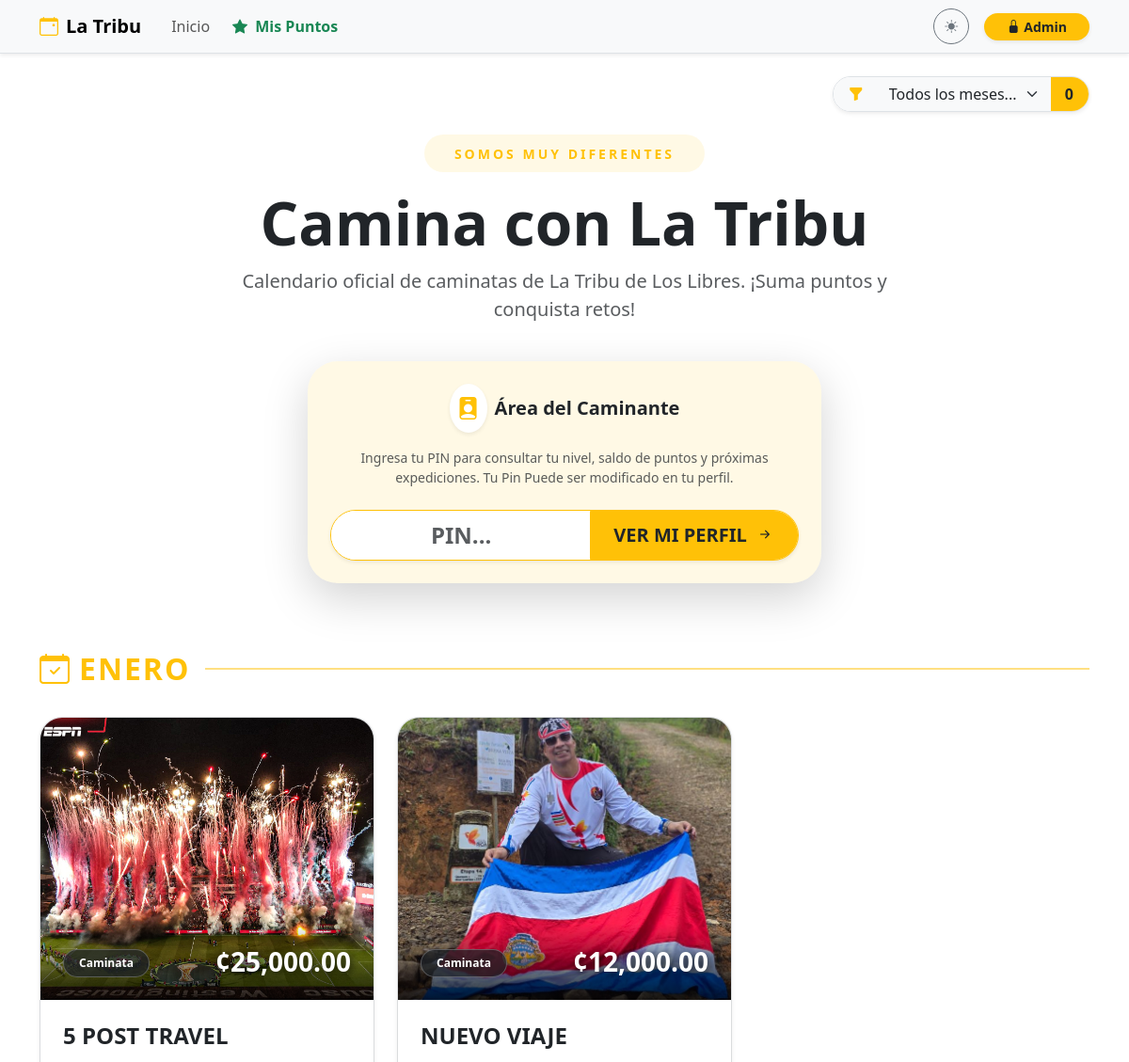
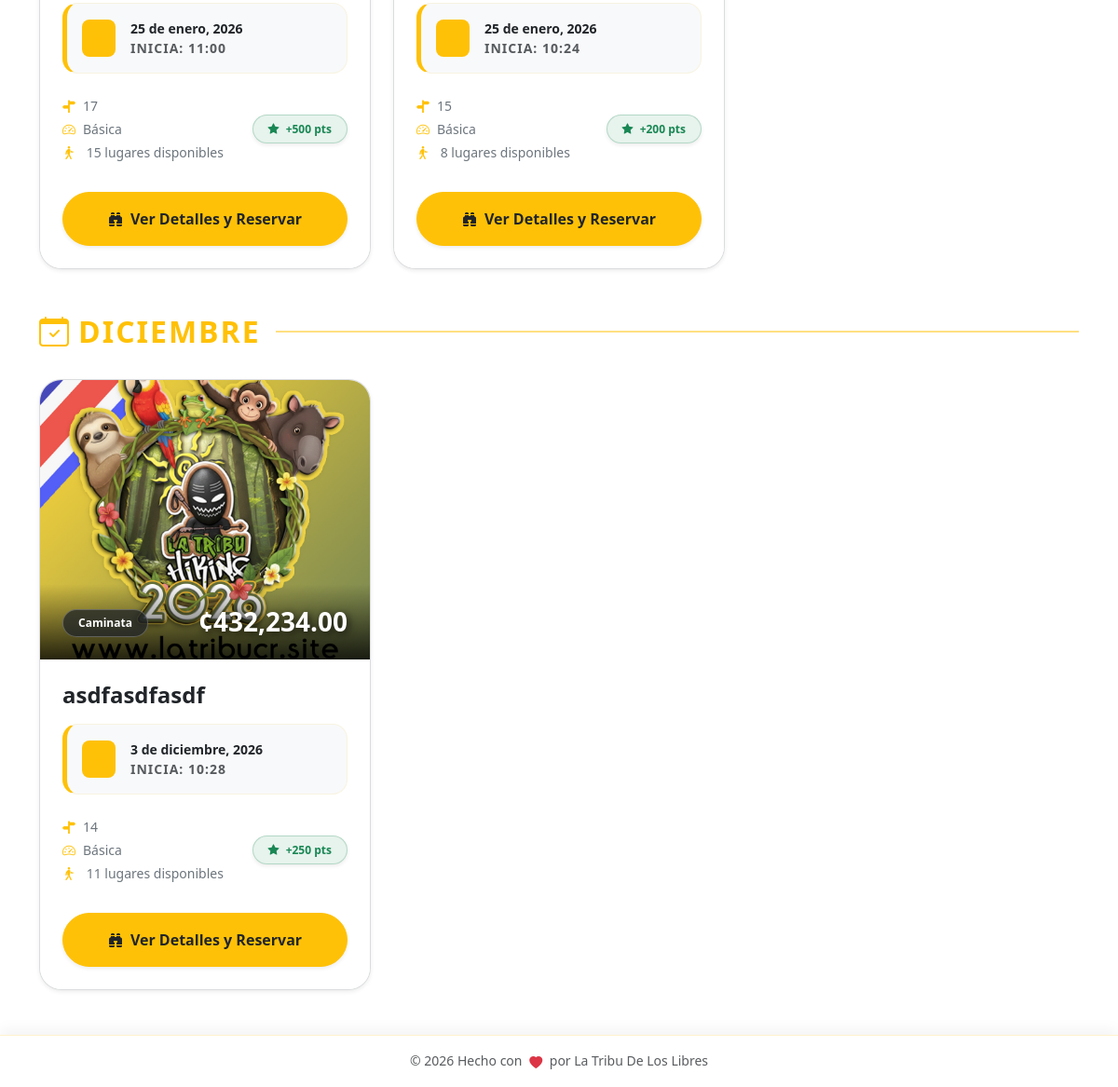
The page / on the database its author committed (2 pictures, top to bottom).
### db.py (models this page shows)
class Event(db.Model):
    __tablename__ = 'event'
    id = db.Column(db.Integer, primary_key=True)
    title = db.Column(db.String(100), nullable=False)
    flyer = db.Column(db.String(120)) # Nombre del archivo de imagen física
    currency = db.Column(db.String(5), default='¢')
    price = db.Column(db.Float, nullable=False)
    reservation_fee = db.Column(db.String(50)) # Texto descriptivo ej: "5000 colones"
    points_reward = db.Column(db.Integer, default=10) # Puntos base que otorga el evento
    activity_type = db.Column(db.String(50)) # Caminata, Camping, Taller, etc.
    difficulty = db.Column(db.String(50))
    distance = db.Column(db.String(50))
    duration_days = db.Column(db.Integer, default=1)
    event_date = db.Column(db.Date, nullable=False)
    end_date = db.Column(db.Date) # Para expediciones de varios días
    departure_point = db.Column(db.String(150))
    departure_time = db.Column(db.String(20))
    pickup_point = db.Column(db.String(200))
    capacity = db.Column(db.Integer, default=0)
    description = db.Column(db.Text)
    status = db.Column(db.String(20), default='Activa') # Activa, Suspendido, Se Traslado, Oculto
    moved_date = db.Column(db.Date) # Nueva fecha en caso de reprogramación
    bookings = db.relationship('Booking', backref='event', lazy=True, cascade="all, delete-orphan")

### rutas.py (the view)
@main_bp.route('/')
def home():
    search_month = request.args.get('search_month', type=int)
    today = (datetime.now(timezone.utc).replace(tzinfo=None) - timedelta(hours=6)).date()
    query = Event.query
    if search_month:
        query = query.filter(extract('month', Event.event_date) == search_month)
    if not (current_user.is_authenticated and current_user.is_superuser):
        query = query.filter(Event.event_date >= today)
    events = query.order_by(Event.event_date.asc()).all()
    return render_template('home.html', events=events)

### templates/home.html (shortened to what this page needs)
{% extends "base.html" %}
{% block content %}
{% set meses = ['', 'enero', 'febrero', 'marzo', 'abril', 'mayo', 'junio', 'julio', 'agosto', 'septiembre', 'octubre', 'noviembre', 'diciembre'] %}
<div class="row align-items-center mb-4 animate__animated animate__fadeIn">
    <div class="col-lg-12 text-center">
        <div class="d-inline-block p-2 bg-warning bg-opacity-10 rounded-pill mb-3">
            <span class="text-warning fw-bold small px-4 text-uppercase" style="letter-spacing: 3px;">Somos muy Diferentes</span>
        </div>
        <h1 class="display-3 fw-bold mb-0">Camina con La Tribu</h1>
        <p class="lead text-muted mt-2 mx-auto" style="max-width: 700px;">
            Calendario oficial de caminatas de La Tribu de Los Libres. ¡Suma puntos y conquista retos!
        </p>
    </div>
</div>
<div class="row justify-content-center mb-5 animate__animated animate__fadeInUp" style="animation-delay: 0.2s;">
    <div class="col-md-8 col-lg-6">
        <div class="card border-0 shadow-lg rounded-5 overflow-hidden position-relative">
            <div class="position-absolute top-0 start-0 w-100 h-100 bg-warning bg-opacity-10" style="z-index: 0;"></div>
            <div class="card-body p-4 text-center position-relative" style="z-index: 1;">
                <div class="d-flex justify-content-center align-items-center mb-3">
                    <div class="bg-white p-2 rounded-circle shadow-sm me-2 text-warning">
                        <i class="bi bi-person-badge-fill fs-4"></i>
                    </div>
                    <h5 class="fw-bold mb-0 text-dark">Área del Caminante</h5>
                </div>
                <p class="text-muted small mb-4">
                    Ingresa tu PIN para consultar tu nivel, saldo de puntos y próximas expediciones. Tu Pin Puede ser modificado en tu perfil.
                </p>
                <div class="input-group input-group-lg shadow-sm rounded-pill overflow-hidden border border-warning bg-white">
                    <input type="text" id="quickPinInput" class="form-control border-0 text-center fw-bold text-primary fs-4" placeholder="PIN..." maxlength="6">
                    <button class="btn btn-warning fw-bold text-dark px-4 transition-hover" type="button" onclick="goToProfileQuick()">
                        <span class="ver-text">VER </span>MI PERFIL <i class="bi bi-arrow-right-short ms-1"></i>
                    </button>
                </div>
            </div>
        </div>
    </div>
</div>
<div class="row g-4">
    {% if events %}
        {% set last_month = namespace(value=none) %}
        {% for event in events %}
            {% if last_month.value != event.event_date.month %}
                <div class="col-12 mt-5 mb-2 animate__animated animate__fadeIn">
                    <div class="d-flex align-items-center gap-3">
                        <h2 class="fw-bold text-warning mb-0 text-uppercase" style="letter-spacing: 2px;">
                            <i class="bi bi-calendar-check me-2"></i>{{ meses[event.event_date.month] }}
                        </h2>
                        <div class="flex-grow-1">
                            <hr class="border-warning border-2 opacity-50 my-0">
                        </div>
                    </div>
                </div>
                {% set last_month.value = event.event_date.month %}
            {% endif %}
            {% set ocupados = event.bookings | selectattr("status", "equalto", "Activo") | list | length %}
            {% set disponibles = event.capacity - ocupados %}
            {% set es_pasado = event.event_date < now.date() %}
            <div class="col-md-6 col-lg-4">
                <div class="card h-100 shadow-sm border border-secondary border-opacity-25 overflow-hidden position-relative adventure-card animate__animated animate__fadeInUp" style="animation-delay: {{ loop.index0 * 0.1 }}s">
                    <div class="card-img-container" style="height: 300px; background: var(--bs-tertiary-bg); position: relative; overflow: hidden;">
                        {% if event.flyer %}
                            <img src="{{ url_for('static', filename='uploads/flyers/' + event.flyer) }}"
                                 class="card-img-top w-100 h-100 flyer-zoom"
                                 style="object-fit: cover; cursor: pointer;"
                                 alt="{{ event.title }}"
                                 onclick="showFullImage(this.src, this.alt)">
                        {% else %}
                            <div class="w-100 h-100 d-flex flex-column align-items-center justify-content-center text-muted">
                                <i class="bi bi-image display-1 opacity-10"></i>
                                <small class="fw-bold opacity-25">Flyer pendiente</small>
                            </div>
                        {% endif %}
                        <div class="price-overlay position-absolute bottom-0 start-0 w-100 p-4 d-flex justify-content-between align-items-end" style="background: linear-gradient(transparent, rgba(0,0,0,0.8)); pointer-events: none;">
                            <span class="badge bg-dark bg-opacity-75 text-white px-3 py-2 rounded-pill small border border-white border-opacity-25">{{ event.activity_type }}</span>
                            <div class="price-tag">
                                <span class="h3 fw-bold mb-0 text-white shadow-text">{{ event.currency }}{{ "{:,.2f}".format(event.price) }}</span>
                            </div>
                        </div>
                    </div>
                    <div class="card-body p-4">
                        <h4 class="card-title fw-bold mb-3 text-truncate-2 title-link">{{ event.title }}</h4>
                        <div class="mb-4 p-3 bg-body-tertiary rounded-4 small border border-warning border-opacity-10 ticket-date">
                            <div class="d-flex align-items-center">
                                <div class="bg-warning bg-opacity-20 p-2 rounded-3 me-3 text-warning">
                                    <i class="bi bi-calendar3 h5 mb-0"></i>
                                </div>
                                <div>
                                    <div class="fw-bold text-body">
                                        {% if event.duration_days > 1 %}
                                            Del {{ event.event_date.day }} al {{ event.end_date.day }} de {{ meses[event.end_date.month] }}
                                        {% else %}
                                            {{ event.event_date.day }} de {{ meses[event.event_date.month] }}, {{ event.event_date.year }}
                                        {% endif %}
                                    </div>
                                    <div class="x-small text-muted text-uppercase fw-bold" style="letter-spacing: 1px;">Inicia: {{ event.departure_time }}</div>
                                </div>
                            </div>
                        </div>
                        <div class="d-flex justify-content-between align-items-center mb-2">
                            <div class="d-flex flex-column gap-1 small text-secondary fw-medium card-meta-data">
                                <div><i class="bi bi-signpost-split-fill me-2 text-warning"></i>{{ event.distance or 'Por definir' }}</div>
                                <div><i class="bi bi-speedometer2 me-2 text-warning"></i>{{ event.difficulty }}</div>
                                <div class="{{ 'text-danger fw-bold animate__animated animate__pulse animate__infinite' if disponibles <= 5 else '' }}">
                                    <i class="bi bi-person-walking me-2 text-warning"></i>
                                    {% if disponibles > 0 %}
                                        {{ disponibles }} lugares disponibles
                                    {% else %}
                                        <span class="badge bg-danger">AGOTADO</span>
                                    {% endif %}
                                </div>
                            </div>
                            <div class="text-end">
                                <span class="badge bg-success bg-opacity-10 text-success border border-success border-opacity-25 rounded-pill px-3 py-2 fw-bold shadow-sm points-badge" title="Recompensa por completar">
                                    <i class="bi bi-star-fill me-1"></i> +{{ event.points_reward or 10 }} pts
                                </span>
                            </div>
                        </div>
                    </div>
                    <div class="card-footer bg-body border-0 p-4 pt-0">
                        {% if es_pasado %}
                             <button class="btn btn-secondary rounded-pill fw-bold py-3 w-100 disabled" disabled>Evento Finalizado</button>
                        {% elif disponibles > 0 %}
                            <button class="btn btn-warning rounded-pill fw-bold py-3 shadow-sm w-100 text-dark transition-all btn-main-reserve" data-bs-toggle="modal" data-bs-target="#detailsModal{{ event.id }}">
                                <i class="bi bi-binoculars-fill me-2"></i>Ver Detalles y Reservar
                            </button>
                        {% else %}
                            <button class="btn btn-secondary rounded-pill fw-bold py-3 w-100 disabled" disabled>Cupos Agotados</button>
                        {% endif %}
                    </div>
                </div>
            </div>
        {% endfor %}
    {% endif %}
</div>
<link rel="stylesheet" href="https://cdnjs.cloudflare.com/ajax/libs/animate.css/4.1.1/animate.min.css"/>
{% endblock %}

### templates/base.html (shortened to what this page needs)
<!DOCTYPE html>
<html lang="es" data-bs-theme="light">
<head>
    <link href="https://cdn.jsdelivr.net/npm/bootstrap@5.3.2/dist/css/bootstrap.min.css" rel="stylesheet">
    <link rel="stylesheet" href="https://cdn.jsdelivr.net/npm/bootstrap-icons@1.11.1/font/bootstrap-icons.css">
    <link rel="stylesheet" href="https://cdnjs.cloudflare.com/ajax/libs/animate.css/4.1.1/animate.min.css"/>
</head>
<body>
    <nav class="navbar navbar-expand-lg bg-body-tertiary border-bottom sticky-top shadow-sm">
        <div class="container">
            <a class="navbar-brand fw-bold" href="{{ url_for('main.home') }}">
                <i class="bi bi-calendar-event me-2 text-warning"></i>La Tribu
            </a>
            <div class="collapse navbar-collapse" id="navbarNav">
                <ul class="navbar-nav me-auto align-items-center">
                    <li class="nav-item">
                        <a class="nav-link px-3" href="{{ url_for('main.home') }}">Inicio</a>
                    </li>
                    <li class="nav-item">
                        <button class="nav-link btn btn-link text-decoration-none fw-bold text-success border-0 bg-transparent" data-bs-toggle="modal" data-bs-target="#pointsModal">
                            <i class="bi bi-star-fill me-1"></i> Mis Puntos
                        </button>
                    </li>
                </ul>
                <div class="d-flex align-items-center gap-3 mt-3 mt-lg-0">
                    <button class="btn btn-sm btn-outline-secondary rounded-circle" id="themeToggler" title="Cambiar tema" style="width: 38px; height: 38px; padding: 0;">
                        <i class="bi bi-sun-fill" id="themeIcon"></i>
                    </button>
                    {% if current_user.is_authenticated %}
                        <div class="dropdown">
                            <button class="btn btn-dark btn-sm rounded-pill px-4 dropdown-toggle shadow-sm border-0" type="button" data-bs-toggle="dropdown">
                                {{ current_user.email.split('@')[0] }}
                            </button>
                            <ul class="dropdown-menu dropdown-menu-end shadow-lg border-0 mt-2 animate__animated animate__fadeIn">
                                <li><h6 class="dropdown-header">Administrador</h6></li>
                                <li><hr class="dropdown-divider"></li>
                                <li>
                                    <a class="dropdown-item text-danger fw-bold" href="{{ url_for('auth.logout') }}">
                                        <i class="bi bi-box-arrow-right me-2"></i>Cerrar Sesión
                                    </a>
                                </li>
                            </ul>
                        </div>
                    {% else %}
                        <a href="{{ url_for('auth.login') }}" class="btn btn-warning btn-sm text-dark fw-bold rounded-pill px-4 shadow-sm border-0">
                            <i class="bi bi-lock-fill me-1"></i>Admin
                        </a>
                    {% endif %}
                </div>
            </div>
        </div>
    </nav>
    <main class="container py-4">
        {% if request.endpoint == 'main.home' %}
        <div class="row mb-4 justify-content-end animate__animated animate__fadeIn">
            <div class="col-auto">
                <form action="{{ url_for('main.home') }}" method="GET" class="d-flex align-items-center">
                    <div class="input-group shadow-sm rounded-pill overflow-hidden border">
                        <span class="input-group-text border-0 bg-body-tertiary text-warning px-3">
                            <i class="bi bi-funnel-fill"></i>
                        </span>
                        <select name="search_month" class="form-select border-0 bg-body-tertiary text-body shadow-none" style="min-width: 180px;" onchange="this.form.submit()">
                            <option value="">Todos los meses...</option>
                        </select>
                        <span class="input-group-text border-0 bg-warning text-dark fw-bold px-3" title="Actividades este mes">
                            {{ month_activity_count|default(0) }}
                        </span>
                    </div>
                </form>
            </div>
        </div>
        {% endif %}
        {% block content %}{% endblock %}
    </main>
    <footer class="footer-sticky-blur py-3 text-center">
        <div class="container d-flex justify-content-center align-items-center gap-3">
            <span class="text-body-secondary fw-medium small">
                © 2026 Hecho con <i class="bi bi-heart-fill text-danger heart-beat mx-1"></i> por La Tribu De Los Libres
            </span>
        </div>
    </footer>
</body>
</html>

### rows shown on the page
Event: event_date "ENERO", flyer (picture), title "5 POST TRAVEL", event_date.day "25", event_date "enero", event_date.year "2026", departure_time "11:00", distance "17", difficulty "Básica", disponibles "15", points_reward "500"
Event: flyer (picture), title "NUEVO VIAJE", event_date.day "25", event_date "enero", event_date.year "2026", departure_time "10:24", distance "15", difficulty "Básica", disponibles "8", points_reward "200"
Event: event_date "DICIEMBRE", flyer (picture), title "asdfasdfasdf", event_date.day "3", event_date "diciembre", event_date.year "2026", departure_time "10:28", distance "14", difficulty "Básica", disponibles "11", points_reward "250"

### other values the page prints
{{ month_activity_count|default(0) }} "0"
